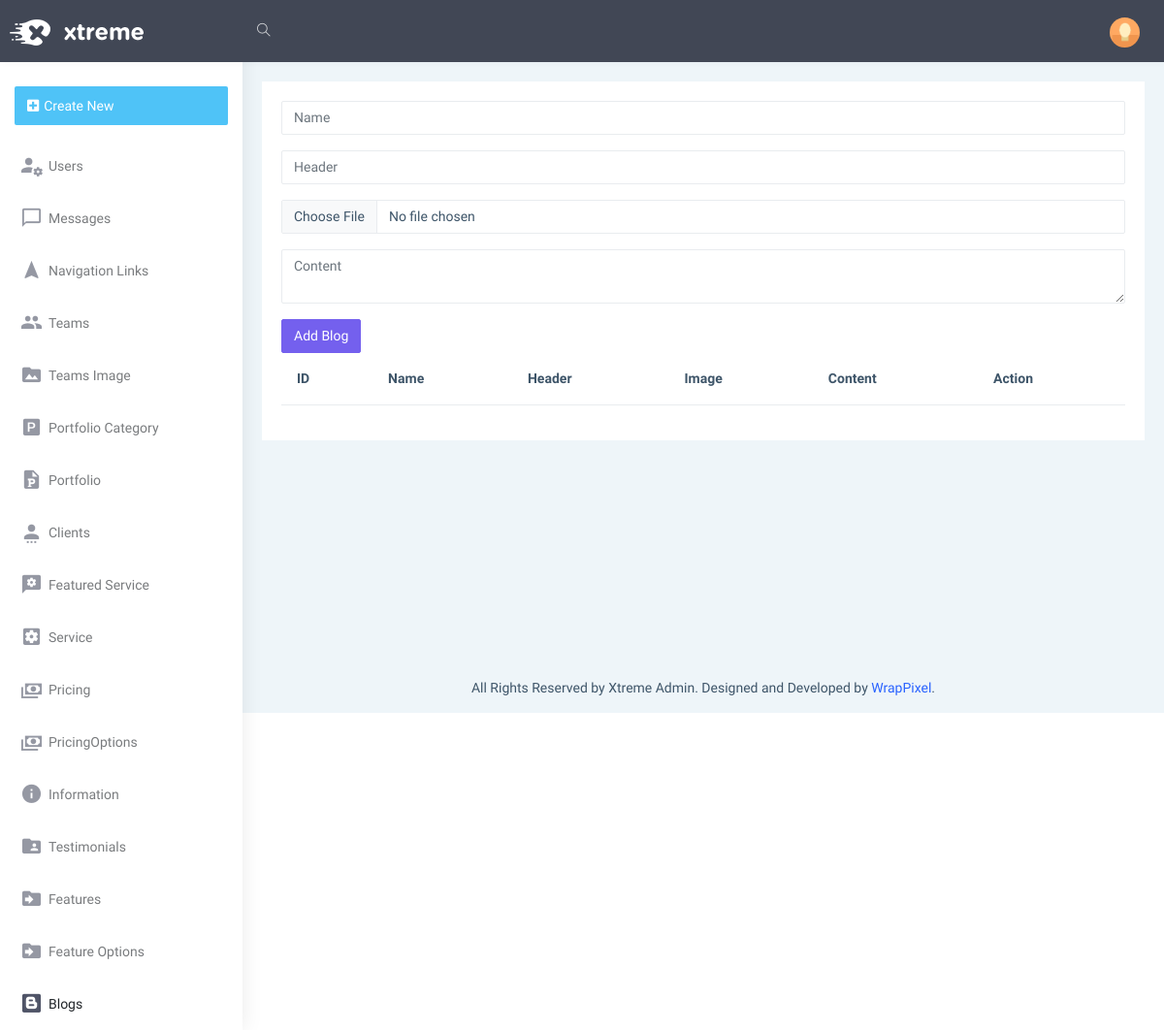
The app's page /admin/blog, older data.
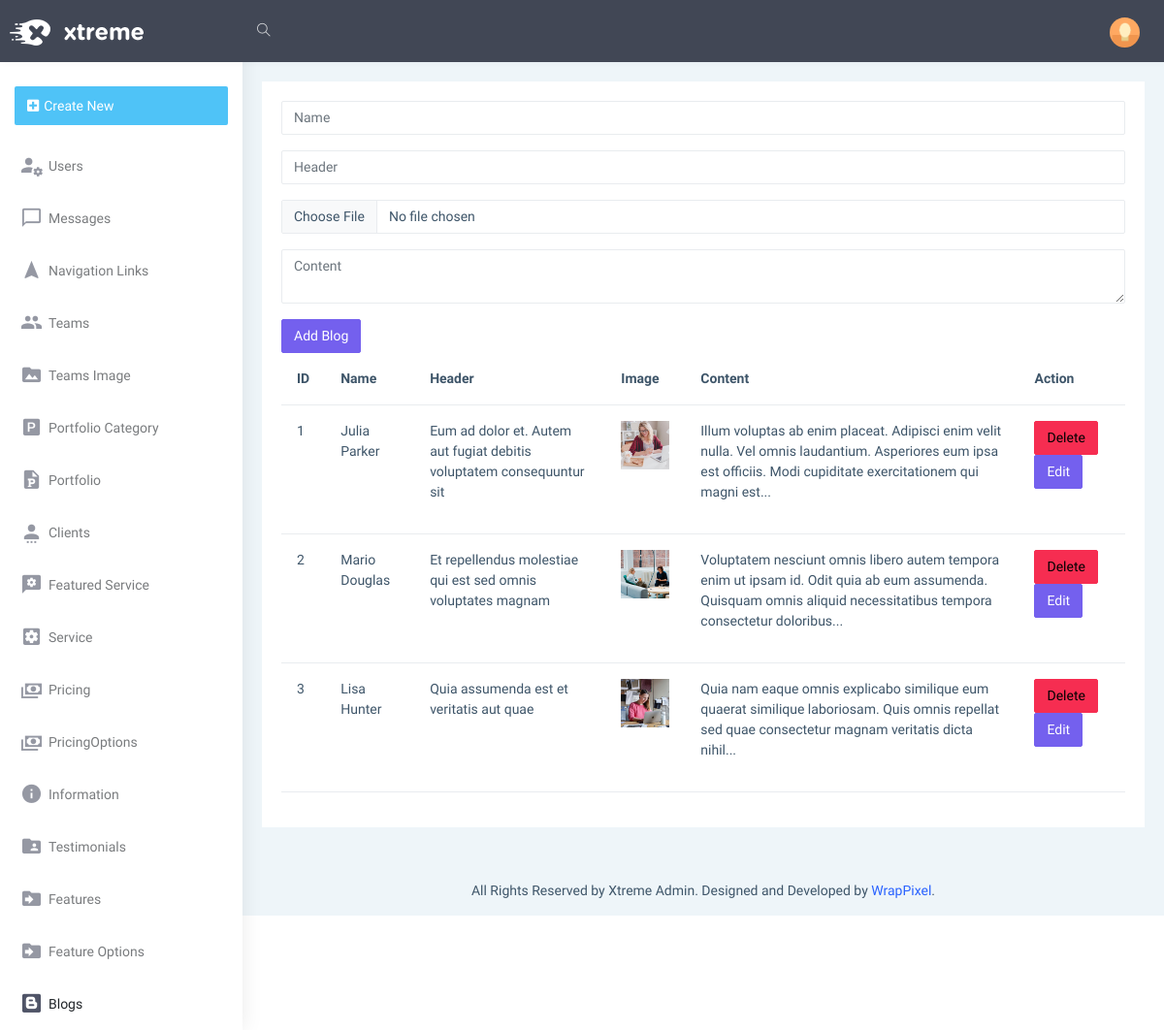
The same page, newer data.
### models.py (models this page shows)
class Blogs(db.Model):
    Id=db.Column(db.Integer,primary_key=True,autoincrement=True)
    name=db.Column(db.String(50))
    header=db.Column(db.String(150))
    image=db.Column(db.String(50))
    content=db.Column(db.String(250))

### admin/routes/blogs.py (the view)
@admin_bp.route('/blog', methods=['GET','POST'])
def blog():
    blogform=BlogForm()
    blogs=Blogs.query.all()
    return render_template('admin/blog/blog.html',blogform=blogform,blogs=blogs)

### admin/forms.py
class BlogForm(FlaskForm):
    name=StringField('name')
    header=StringField('header')
    image=FileField('image')
    content=CKEditorField('content')
    submit=SubmitField('Add Blog')

### admin/templates/admin/blog/blog.html (shortened to what this page needs)
{% extends 'admin/layout.html' %}
{% block body %}
<form action="/admin/blog/add" method="POST" enctype="multipart/form-data">
    <div class="mb-3">
      {{blogform.name(class="form-control", id="exampleFormControlInput1", placeholder="Name")}}
    </div>
    <div class="mb-3">
      {{blogform.header(class="form-control", id="exampleFormControlInput1", placeholder="Header")}}
    </div>
    <div class="mb-3">
      {{blogform.image(class="form-control", id="exampleFormControlInput1", placeholder="Image")}}
    </div>
    <div class="mb-3">
        {{blogform.content(class="form-control", id="exampleFormControlInput1", placeholder="Content")}}
    </div>
    {{blogform.submit(class='btn btn-primary')}}
</form>
<table class="table">
  <thead>
    <tr>
      <th scope="col">ID</th>
      <th scope="col">Name</th>
      <th scope="col">Header</th>
      <th scope="col">Image</th>
      <th scope="col">Content</th>
      <th scope="col">Action</th>
    </tr>
  </thead>
  <tbody>
      {% for blog in blogs %}
    <tr>
      <td>{{blog.Id}}</td>
      <td>{{blog.name}}</td>
      <td>{{blog.header}}</td>
      <td><img src="/static/uploads/{{blog.image}}" alt="" style="width: 50px; height: 50px; object-fit:cover;"></td>
      <td>{{blog.content | safe}}</td>
      <td>
          <a href="/admin/blog/delete/{{blog.Id}}" class="btn btn-danger">Delete</a>
          <a href="/admin/blog/edit/{{blog.Id}}" class="btn btn-primary">Edit</a>
      </td>
    </tr>
    {% endfor %}
  </tbody>
</table>
{% endblock %}

### admin/templates/admin/layout.html (shortened to what this page needs)
<!DOCTYPE html>
<html dir="ltr" lang="en">
<head>
    <link href="{{url_for('admin.static', filename='dist/css/style.min.css')}}" rel="stylesheet">
</head>
<body>
    <div id="main-wrapper" data-layout="vertical" data-navbarbg="skin5" data-sidebartype="full"
        data-sidebar-position="absolute" data-header-position="absolute" data-boxed-layout="full">
        <header class="topbar" data-navbarbg="skin5">
            <nav class="navbar top-navbar navbar-expand-md navbar-dark">
                <div class="navbar-header" data-logobg="skin5">
                    <a class="navbar-brand" href="index.html">
                        <b class="logo-icon">
                            <img src="{{url_for('admin.static', filename='assets/images/logo-light-icon.png')}}" alt="homepage" class="light-logo" />
                        </b>
                        <span class="logo-text">
                            <img src="{{url_for('admin.static', filename='assets/images/logo-light-text.png')}}" class="light-logo" alt="homepage" />
                        </span>
                    </a>
                </div>
                <div class="navbar-collapse collapse" id="navbarSupportedContent" data-navbarbg="skin5">
                    <ul class="navbar-nav float-start me-auto">
                        <li class="nav-item search-box"> <a class="nav-link waves-effect waves-dark"
                                href="javascript:void(0)"><i class="ti-search"></i></a>
                        </li>
                    </ul>
                    <ul class="navbar-nav float-end">
                        <li class="nav-item dropdown">
                            <a class="nav-link dropdown-toggle text-muted waves-effect waves-dark pro-pic" href="#" id="navbarDropdown" role="button" data-bs-toggle="dropdown" aria-expanded="false">
                                <img src="./admin/static/assets/images/users/1.jpg" alt="user" class="rounded-circle" width="31">
                            </a>
                        </li>
                    </ul>
                </div>
            </nav>
        </header>
        <aside class="left-sidebar" data-sidebarbg="skin6">
            <div class="scroll-sidebar">
                {% include 'admin/navbar.html'   %}
            </div>
        </aside>
        <div class="page-wrapper">
            <div class="container-fluid">
                <div class="row">
                    <div class="col-12">
                        <div class="card">
                            <div class="card-body">
                                {% block body %}
                                {% endblock %}
                            </div>
                        </div>
                    </div>
                </div>
            </div>
            <footer class="footer text-center">
                All Rights Reserved by Xtreme Admin. Designed and Developed by <a
                    href="https://www.wrappixel.com">WrapPixel</a>.
            </footer>
        </div>
    </div>
</body>
</html>

### admin/templates/admin/navbar.html
<nav class="sidebar-nav">
    <ul id="sidebarnav">
        <li class="p-15 m-t-10"><a href="javascript:void(0)"
                class="btn d-block w-100 create-btn text-white no-block d-flex align-items-center"><i
                    class="fa fa-plus-square"></i> <span class="hide-menu m-l-5">Create New</span> </a>
        </li>
        <li class="sidebar-item"> <a class="sidebar-link waves-effect waves-dark sidebar-link"
            href="/admin/users" aria-expanded="false"><i class="mdi mdi-account-settings-variant"></i><span
                class="hide-menu">Users</span></a></li>
        <li class="sidebar-item"> <a class="sidebar-link waves-effect waves-dark sidebar-link"
                href="/admin/messages" aria-expanded="false"><i class="mdi mdi-message-outline"></i><span
                    class="hide-menu">Messages</span></a></li>
        <li class="sidebar-item"> <a class="sidebar-link waves-effect waves-dark sidebar-link"
                href="/admin/navlinks" aria-expanded="false"><i class="mdi mdi-navigation"></i><span
                    class="hide-menu">Navigation Links</span></a></li>
        <li class="sidebar-item"> <a class="sidebar-link waves-effect waves-dark sidebar-link"
                href="/admin/teams" aria-expanded="false"><i class="mdi mdi-account-multiple"></i><span
                    class="hide-menu">Teams</span></a></li>
        <li class="sidebar-item"> <a class="sidebar-link waves-effect waves-dark sidebar-link"
                href="/admin/teamsimage" aria-expanded="false"><i class="mdi mdi-folder-image"></i><span
                    class="hide-menu">Teams Image</span></a></li>
        <li class="sidebar-item"> <a class="sidebar-link waves-effect waves-dark sidebar-link"
                href="/admin/portfoliocategory" aria-expanded="false"><i class="mdi mdi-file-powerpoint-box"></i><span
                    class="hide-menu">Portfolio Category</span></a></li>
        <li class="sidebar-item"> <a class="sidebar-link waves-effect waves-dark sidebar-link"
                href="/admin/portfolio" aria-expanded="false"><i class="mdi mdi-file-powerpoint"></i><span
                    class="hide-menu">Portfolio</span></a></li>
        <li class="sidebar-item"> <a class="sidebar-link waves-effect waves-dark sidebar-link"
                href="/admin/clients" aria-expanded="false"><i class="mdi mdi-account-settings"></i><span
                    class="hide-menu">Clients</span></a></li>
        <li class="sidebar-item"> <a class="sidebar-link waves-effect waves-dark sidebar-link"
                href="/admin/featuredservice" aria-expanded="false"><i class="mdi mdi-message-settings-variant"></i><span
                    class="hide-menu">Featured Service</span></a></li>
        <li class="sidebar-item"> <a class="sidebar-link waves-effect waves-dark sidebar-link"
                href="/admin/service" aria-expanded="false"><i class="mdi mdi-settings-box"></i><span
                    class="hide-menu">Service</span></a></li>
        <li class="sidebar-item"> <a class="sidebar-link waves-effect waves-dark sidebar-link"
                href="/admin/pricing" aria-expanded="false"><i class="mdi mdi-cash-multiple"></i><span
                    class="hide-menu">Pricing</span></a></li>
        <li class="sidebar-item"> <a class="sidebar-link waves-effect waves-dark sidebar-link"
                href="/admin/pricingoption" aria-expanded="false"><i class="mdi mdi-cash-multiple"></i><span
                    class="hide-menu">PricingOptions</span></a></li>
        <li class="sidebar-item"> <a class="sidebar-link waves-effect waves-dark sidebar-link"
                href="/admin/information" aria-expanded="false"><i class="mdi mdi-information"></i><span
                    class="hide-menu">Information</span></a></li>
        <li class="sidebar-item"> <a class="sidebar-link waves-effect waves-dark sidebar-link"
                href="/admin/testimonials" aria-expanded="false"><i class="mdi mdi-folder-account"></i><span
                    class="hide-menu">Testimonials</span></a></li>
        <li class="sidebar-item"> <a class="sidebar-link waves-effect waves-dark sidebar-link"
                href="/admin/features" aria-expanded="false"><i class="mdi mdi-folder-move"></i><span
                    class="hide-menu">Features</span></a></li>
        <li class="sidebar-item"> <a class="sidebar-link waves-effect waves-dark sidebar-link"
                href="/admin/featureoptions" aria-expanded="false"><i class="mdi mdi-folder-move"></i><span
                    class="hide-menu">Feature Options</span></a></li>
        <li class="sidebar-item"> <a class="sidebar-link waves-effect waves-dark sidebar-link"
                href="/admin/blog" aria-expanded="false"><i class="mdi mdi-blogger"></i><span
                    class="hide-menu">Blogs</span></a></li>
    </ul>
</nav>

Row changes from the older to the newer data that the page shows:
added Blogs: Id "1", name "Julia Parker", header "Eum ad dolor et. Autem aut fugiat debitis voluptatem consequuntur sit", image (picture), content "Illum voluptas ab enim placeat. Adipisci enim velit nulla. Vel omnis laudantium. Asperiores eum ipsa est officiis. Modi cupiditate exercitationem qui magni est..."
added Blogs: Id "2", name "Mario Douglas", header "Et repellendus molestiae qui est sed omnis voluptates magnam", image (picture), content "Voluptatem nesciunt omnis libero autem tempora enim ut ipsam id. Odit quia ab eum assumenda. Quisquam omnis aliquid necessitatibus tempora consectetur doloribus..."
added Blogs: Id "3", name "Lisa Hunter", header "Quia assumenda est et veritatis aut quae", image (picture), content "Quia nam eaque omnis explicabo similique eum quaerat similique laboriosam. Quis omnis repellat sed quae consectetur magnam veritatis dicta nihil..."
